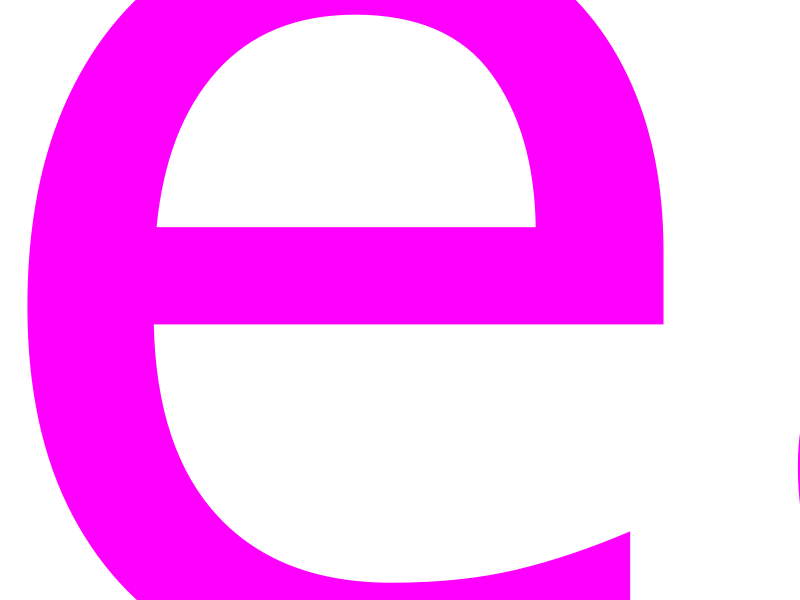

This chart was generated by the following MATLAB code: (Note: this script raises an error after producing the figure.)
% Download and install Optician Sans font to the OS:
% https://optician-sans.com/

%% set these parameters as needed

% Desired letter height in pixels
desiredHeight = 90;

% desired stroke width in pixels
desiredStroke = 4;

% text color (0-1 float)
color = [1 0 1];

% Number of 3-letter words we want to generate
numWords = 10;

% Letters we want to use
letters = {'a','c','e','m','n','o','p','q','r','s','u','v','w','x','y','z'};


%% sizing parameters - do not change

% compute desired ratio of stroke width to letter height, based on inputs
desiredRatio = desiredStroke/desiredHeight;

% Font
thisFont = 'Optician Sans';

% Image dimensions
imgHeight   = 1000;
imgWidth    = 2000;

% Initial font size
fontSize = 1000;

% Measured letter height in pixels at this font size (need to recalculate if font size changes)
measHeight = 500;

% Measured stroke width in pixels at this font size (need to recalculate if font size changes)
measStroke = 100;

% new stroke width needed to acheive desiredRatio at this font size
newStroke = desiredRatio*measHeight;

words = {'sea' 'sae' 'esa' 'eas' 'aes' 'ase'};

%% Generate 3 letter words
for x = 1:length(words)
    % Generate a random 3-letter word
    randLetters = letters(randperm(length(letters), 3));
    % word = strjoin(randLetters, '');
    word = words{x};

    % Create a figure (invisible)
    hFig = figure('Visible', 'off', 'Position', [100, 100, imgWidth, imgHeight], 'Color', 'k');
    hAx = axes('Parent', hFig, 'Position', [0, 0, 1, 1], 'Units', 'normalized', 'Color', 'k', 'XColor', 'none', 'YColor', 'none');

    % Set axis off
    axis off;

    % Create a text object
    hText = text(0.5, 0.5, word, 'FontName', thisFont, 'FontSize', fontSize, 'HorizontalAlignment', 'center', 'VerticalAlignment', 'middle', 'Color', color, 'Units', 'normalized');

    % Capture the frame and convert to image
    frame = getframe(hAx);
    img = frame2im(frame);

    % Close the figure
    close(hFig);

    % Convert the image to grayscale and then to binary
    grayImg = rgb2gray(img);
    binaryImg = imbinarize(grayImg);

    % Adjust stroke width using morphological operations
    if newStroke > measStroke
        % Increase stroke width using dilation
        se = strel('disk', round((newStroke - measStroke) / 2));
        adjustedImg = imdilate(binaryImg, se);
    else
        % Decrease stroke width using erosion
        se = strel('disk', round((measStroke - newStroke) / 2));
        adjustedImg = imerode(binaryImg, se);
    end

    % Convert binary image back to RGB
    finalImg = repmat(uint8(adjustedImg) * 255, 1, 1, 3);

    % Set the text color
    for c = 1:3
        channel = finalImg(:,:,c);
        channel(adjustedImg) = color(c) * 255;
        finalImg(:,:,c) = channel;
    end

    % Crop the black space around the letters
    stats = regionprops(adjustedImg, 'BoundingBox');
    if ~isempty(stats)
        bbox = stats(1).BoundingBox;
        for k = 2:numel(stats)
            bbox = [min(bbox(1), stats(k).BoundingBox(1)), ...
                min(bbox(2), stats(k).BoundingBox(2)), ...
                max(bbox(1) + bbox(3), stats(k).BoundingBox(1) + stats(k).BoundingBox(3)) - min(bbox(1), stats(k).BoundingBox(1)), ...
                max(bbox(2) + bbox(4), stats(k).BoundingBox(2) + stats(k).BoundingBox(4)) - min(bbox(2), stats(k).BoundingBox(2))];
        end
        croppedImg = imcrop(finalImg, bbox);
    else
        croppedImg = finalImg; % If no text is found, do not crop
    end

    % Resize to get letters at desired height
    croppedImg = imresize(croppedImg,desiredHeight/size(croppedImg,1));

    % Save the image
    folderName = '/Users/benjaminchin/Library/CloudStorage/GoogleDrive-bechin@berkeley.edu/Shared drives/CIVO_BVAMS/stimuli/';
    filename = sprintf([folderName 'word_image_%02d.png'], x);
    imwrite(croppedImg, filename);
end



